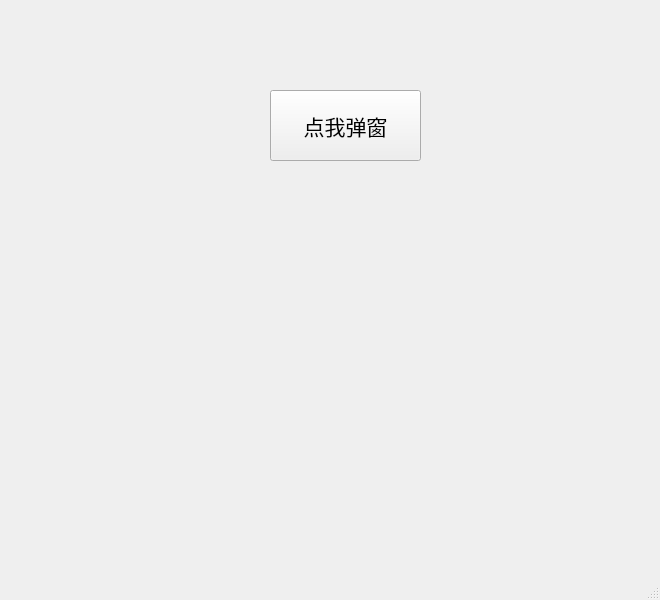
<?xml version="1.0" encoding="UTF-8"?>
<ui version="4.0">
 <class>MainWindow</class>
 <widget class="QMainWindow" name="MainWindow">
  <property name="geometry">
   <rect>
    <x>0</x>
    <y>0</y>
    <width>660</width>
    <height>600</height>
   </rect>
  </property>
  <property name="windowTitle">
   <string>哈哈哈qt</string>
  </property>
  <widget class="QWidget" name="centralwidget">
   <widget class="QPushButton" name="pushButton">
    <property name="geometry">
     <rect>
      <x>270</x>
      <y>90</y>
      <width>151</width>
      <height>71</height>
     </rect>
    </property>
    <property name="font">
     <font>
      <family>Arial</family>
      <pointsize>16</pointsize>
     </font>
    </property>
    <property name="text">
     <string>点我弹窗</string>
    </property>
   </widget>
  </widget>
  <widget class="QMenuBar" name="menubar">
   <property name="geometry">
    <rect>
     <x>0</x>
     <y>0</y>
     <width>660</width>
     <height>23</height>
    </rect>
   </property>
  </widget>
  <widget class="QStatusBar" name="statusbar"/>
 </widget>
 <resources/>
 <connections>
  <connection>
   <sender>pushButton</sender>
   <signal>clicked()</signal>
   <receiver>MainWindow</receiver>
   <slot>button_click()</slot>
   <hints>
    <hint type="sourcelabel">
     <x>336</x>
     <y>160</y>
    </hint>
    <hint type="destinationlabel">
     <x>410</x>
     <y>319</y>
    </hint>
   </hints>
  </connection>
 </connections>
 <slots>
  <slot>button_click()</slot>
 </slots>
</ui>
